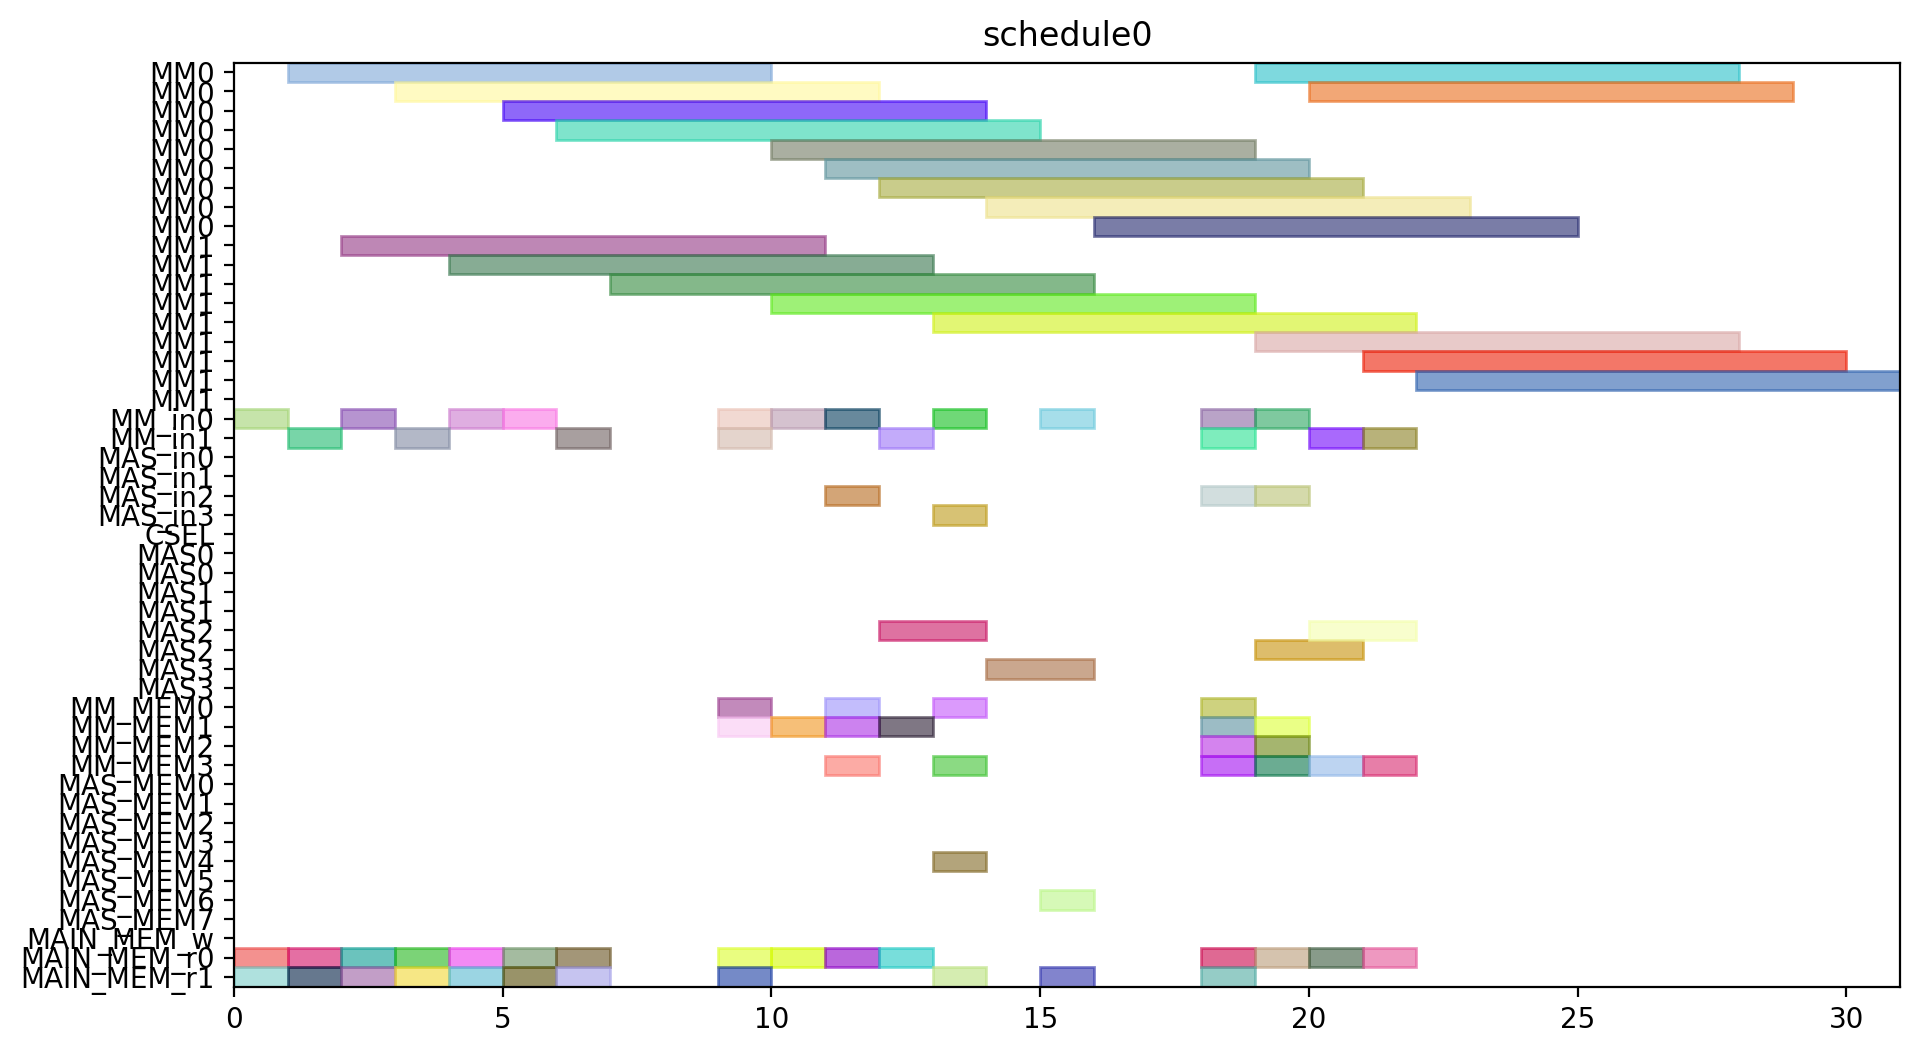

Source code (Python):
from pyschedule import Scenario, solvers, plotters, alt


def solve():
	horizon = 120
	S = Scenario("schedule0", horizon=horizon)

	# resource
	MM = S.Resources('MM', num=2, size=9)
	MM_in = S.Resources('MM_in', num=2)
	MAS_in = S.Resources('MAS_in', num=4)
	CSEL = S.Resource('CSEL')
	MAS = S.Resources('MAS', num=4, size=2, periods=range(1, horizon))
	MM_MEM = S.Resources('MM_MEM', num=4)
	MAS_MEM = S.Resources('MAS_MEM', num=8)
	MAIN_MEM_w = S.Resource('MAIN_MEM_w', size=1)
	MAIN_MEM_r = S.Resources('MAIN_MEM_r', num=2)

	# result of previous scheduling

	# new tasks
	Z_exp2 = S.Task('Z_exp2', length=9, delay_cost=1)
	Z_exp2 += alt(MM)
	Z_exp2_in = S.Task('Z_exp2_in', length=1, delay_cost=1)
	Z_exp2_in += alt(MM_in)
	S += Z_exp2_in*MM_in[0]<=Z_exp2*MM[0]
	S += Z_exp2_in*MM_in[1]<=Z_exp2*MM[1]
	Z_exp2_mem0 = S.Task('Z_exp2_mem0', length=1, delay_cost=1)
	Z_exp2_mem0 += MAIN_MEM_r[0]
	S += Z_exp2_mem0 <= Z_exp2

	Z_exp2_mem1 = S.Task('Z_exp2_mem1', length=1, delay_cost=1)
	Z_exp2_mem1 += MAIN_MEM_r[1]
	S += Z_exp2_mem1 <= Z_exp2

	NX0 = S.Task('NX0', length=9, delay_cost=1)
	NX0 += alt(MM)
	NX0_in = S.Task('NX0_in', length=1, delay_cost=1)
	NX0_in += alt(MM_in)
	S += NX0_in*MM_in[0]<=NX0*MM[0]
	S += NX0_in*MM_in[1]<=NX0*MM[1]
	NX0_mem0 = S.Task('NX0_mem0', length=1, delay_cost=1)
	NX0_mem0 += MAIN_MEM_r[0]
	S += NX0_mem0 <= NX0

	NX0_mem1 = S.Task('NX0_mem1', length=1, delay_cost=1)
	NX0_mem1 += MAIN_MEM_r[1]
	S += NX0_mem1 <= NX0

	k0_10_Z1 = S.Task('k0_10_Z1', length=9, delay_cost=1)
	k0_10_Z1 += alt(MM)
	k0_10_Z1_in = S.Task('k0_10_Z1_in', length=1, delay_cost=1)
	k0_10_Z1_in += alt(MM_in)
	S += k0_10_Z1_in*MM_in[0]<=k0_10_Z1*MM[0]
	S += k0_10_Z1_in*MM_in[1]<=k0_10_Z1*MM[1]
	k0_10_Z1_mem0 = S.Task('k0_10_Z1_mem0', length=1, delay_cost=1)
	k0_10_Z1_mem0 += MAIN_MEM_r[0]
	S += k0_10_Z1_mem0 <= k0_10_Z1

	k0_10_Z1_mem1 = S.Task('k0_10_Z1_mem1', length=1, delay_cost=1)
	k0_10_Z1_mem1 += MAIN_MEM_r[1]
	S += k0_10_Z1_mem1 <= k0_10_Z1

	DX0 = S.Task('DX0', length=9, delay_cost=1)
	DX0 += alt(MM)
	DX0_in = S.Task('DX0_in', length=1, delay_cost=1)
	DX0_in += alt(MM_in)
	S += DX0_in*MM_in[0]<=DX0*MM[0]
	S += DX0_in*MM_in[1]<=DX0*MM[1]
	DX0_mem0 = S.Task('DX0_mem0', length=1, delay_cost=1)
	DX0_mem0 += MAIN_MEM_r[0]
	S += DX0_mem0 <= DX0

	DX0_mem1 = S.Task('DX0_mem1', length=1, delay_cost=1)
	DX0_mem1 += MAIN_MEM_r[1]
	S += DX0_mem1 <= DX0

	NY0 = S.Task('NY0', length=9, delay_cost=1)
	NY0 += alt(MM)
	NY0_in = S.Task('NY0_in', length=1, delay_cost=1)
	NY0_in += alt(MM_in)
	S += NY0_in*MM_in[0]<=NY0*MM[0]
	S += NY0_in*MM_in[1]<=NY0*MM[1]
	NY0_mem0 = S.Task('NY0_mem0', length=1, delay_cost=1)
	NY0_mem0 += MAIN_MEM_r[0]
	S += NY0_mem0 <= NY0

	NY0_mem1 = S.Task('NY0_mem1', length=1, delay_cost=1)
	NY0_mem1 += MAIN_MEM_r[1]
	S += NY0_mem1 <= NY0

	k2_14_Z1 = S.Task('k2_14_Z1', length=9, delay_cost=1)
	k2_14_Z1 += alt(MM)
	k2_14_Z1_in = S.Task('k2_14_Z1_in', length=1, delay_cost=1)
	k2_14_Z1_in += alt(MM_in)
	S += k2_14_Z1_in*MM_in[0]<=k2_14_Z1*MM[0]
	S += k2_14_Z1_in*MM_in[1]<=k2_14_Z1*MM[1]
	k2_14_Z1_mem0 = S.Task('k2_14_Z1_mem0', length=1, delay_cost=1)
	k2_14_Z1_mem0 += MAIN_MEM_r[0]
	S += k2_14_Z1_mem0 <= k2_14_Z1

	k2_14_Z1_mem1 = S.Task('k2_14_Z1_mem1', length=1, delay_cost=1)
	k2_14_Z1_mem1 += MAIN_MEM_r[1]
	S += k2_14_Z1_mem1 <= k2_14_Z1

	DY0 = S.Task('DY0', length=9, delay_cost=1)
	DY0 += alt(MM)
	DY0_in = S.Task('DY0_in', length=1, delay_cost=1)
	DY0_in += alt(MM_in)
	S += DY0_in*MM_in[0]<=DY0*MM[0]
	S += DY0_in*MM_in[1]<=DY0*MM[1]
	DY0_mem0 = S.Task('DY0_mem0', length=1, delay_cost=1)
	DY0_mem0 += MAIN_MEM_r[0]
	S += DY0_mem0 <= DY0

	DY0_mem1 = S.Task('DY0_mem1', length=1, delay_cost=1)
	DY0_mem1 += MAIN_MEM_r[1]
	S += DY0_mem1 <= DY0

	Z_exp3 = S.Task('Z_exp3', length=9, delay_cost=1)
	Z_exp3 += alt(MM)
	Z_exp3_in = S.Task('Z_exp3_in', length=1, delay_cost=1)
	Z_exp3_in += alt(MM_in)
	S += Z_exp3_in*MM_in[0]<=Z_exp3*MM[0]
	S += Z_exp3_in*MM_in[1]<=Z_exp3*MM[1]
	Z_exp3_mem0 = S.Task('Z_exp3_mem0', length=1, delay_cost=1)
	Z_exp3_mem0 += alt(MM_MEM)
	S += (Z_exp2*MM[0])-1 < Z_exp3_mem0*MM_MEM[0]
	S += (Z_exp2*MM[1])-1 < Z_exp3_mem0*MM_MEM[2]
	S += Z_exp3_mem0 <= Z_exp3

	Z_exp3_mem1 = S.Task('Z_exp3_mem1', length=1, delay_cost=1)
	Z_exp3_mem1 += MAIN_MEM_r[1]
	S += Z_exp3_mem1 <= Z_exp3

	NX1_ = S.Task('NX1_', length=2, delay_cost=1)
	NX1_ += alt(MAS)
	NX1__in = S.Task('NX1__in', length=1, delay_cost=1)
	NX1__in += alt(MAS_in)
	S += NX1__in*MAS_in[0]<=NX1_*MAS[0]

	S += NX1__in*MAS_in[1]<=NX1_*MAS[1]

	S += NX1__in*MAS_in[2]<=NX1_*MAS[2]

	S += NX1__in*MAS_in[3]<=NX1_*MAS[3]

	NX1__mem0 = S.Task('NX1__mem0', length=1, delay_cost=1)
	NX1__mem0 += alt(MM_MEM)
	S += (NX0*MM[0])-1 < NX1__mem0*MM_MEM[0]
	S += (NX0*MM[1])-1 < NX1__mem0*MM_MEM[2]
	S += NX1__mem0 <= NX1_

	NX1__mem1 = S.Task('NX1__mem1', length=1, delay_cost=1)
	NX1__mem1 += alt(MM_MEM)
	S += (k0_10_Z1*MM[0])-1 < NX1__mem1*MM_MEM[1]
	S += (k0_10_Z1*MM[1])-1 < NX1__mem1*MM_MEM[3]
	S += NX1__mem1 <= NX1_

	k0_9_Z2 = S.Task('k0_9_Z2', length=9, delay_cost=1)
	k0_9_Z2 += alt(MM)
	k0_9_Z2_in = S.Task('k0_9_Z2_in', length=1, delay_cost=1)
	k0_9_Z2_in += alt(MM_in)
	S += k0_9_Z2_in*MM_in[0]<=k0_9_Z2*MM[0]
	S += k0_9_Z2_in*MM_in[1]<=k0_9_Z2*MM[1]
	k0_9_Z2_mem0 = S.Task('k0_9_Z2_mem0', length=1, delay_cost=1)
	k0_9_Z2_mem0 += MAIN_MEM_r[0]
	S += k0_9_Z2_mem0 <= k0_9_Z2

	k0_9_Z2_mem1 = S.Task('k0_9_Z2_mem1', length=1, delay_cost=1)
	k0_9_Z2_mem1 += alt(MM_MEM)
	S += (Z_exp2*MM[0])-1 < k0_9_Z2_mem1*MM_MEM[1]
	S += (Z_exp2*MM[1])-1 < k0_9_Z2_mem1*MM_MEM[3]
	S += k0_9_Z2_mem1 <= k0_9_Z2

	k1_9_Z2 = S.Task('k1_9_Z2', length=9, delay_cost=1)
	k1_9_Z2 += alt(MM)
	k1_9_Z2_in = S.Task('k1_9_Z2_in', length=1, delay_cost=1)
	k1_9_Z2_in += alt(MM_in)
	S += k1_9_Z2_in*MM_in[0]<=k1_9_Z2*MM[0]
	S += k1_9_Z2_in*MM_in[1]<=k1_9_Z2*MM[1]
	k1_9_Z2_mem0 = S.Task('k1_9_Z2_mem0', length=1, delay_cost=1)
	k1_9_Z2_mem0 += MAIN_MEM_r[0]
	S += k1_9_Z2_mem0 <= k1_9_Z2

	k1_9_Z2_mem1 = S.Task('k1_9_Z2_mem1', length=1, delay_cost=1)
	k1_9_Z2_mem1 += alt(MM_MEM)
	S += (Z_exp2*MM[0])-1 < k1_9_Z2_mem1*MM_MEM[1]
	S += (Z_exp2*MM[1])-1 < k1_9_Z2_mem1*MM_MEM[3]
	S += k1_9_Z2_mem1 <= k1_9_Z2

	NY1_ = S.Task('NY1_', length=2, delay_cost=1)
	NY1_ += alt(MAS)
	NY1__in = S.Task('NY1__in', length=1, delay_cost=1)
	NY1__in += alt(MAS_in)
	S += NY1__in*MAS_in[0]<=NY1_*MAS[0]

	S += NY1__in*MAS_in[1]<=NY1_*MAS[1]

	S += NY1__in*MAS_in[2]<=NY1_*MAS[2]

	S += NY1__in*MAS_in[3]<=NY1_*MAS[3]

	NY1__mem0 = S.Task('NY1__mem0', length=1, delay_cost=1)
	NY1__mem0 += alt(MM_MEM)
	S += (NY0*MM[0])-1 < NY1__mem0*MM_MEM[0]
	S += (NY0*MM[1])-1 < NY1__mem0*MM_MEM[2]
	S += NY1__mem0 <= NY1_

	NY1__mem1 = S.Task('NY1__mem1', length=1, delay_cost=1)
	NY1__mem1 += alt(MM_MEM)
	S += (k2_14_Z1*MM[0])-1 < NY1__mem1*MM_MEM[1]
	S += (k2_14_Z1*MM[1])-1 < NY1__mem1*MM_MEM[3]
	S += NY1__mem1 <= NY1_

	k2_13_Z2 = S.Task('k2_13_Z2', length=9, delay_cost=1)
	k2_13_Z2 += alt(MM)
	k2_13_Z2_in = S.Task('k2_13_Z2_in', length=1, delay_cost=1)
	k2_13_Z2_in += alt(MM_in)
	S += k2_13_Z2_in*MM_in[0]<=k2_13_Z2*MM[0]
	S += k2_13_Z2_in*MM_in[1]<=k2_13_Z2*MM[1]
	k2_13_Z2_mem0 = S.Task('k2_13_Z2_mem0', length=1, delay_cost=1)
	k2_13_Z2_mem0 += MAIN_MEM_r[0]
	S += k2_13_Z2_mem0 <= k2_13_Z2

	k2_13_Z2_mem1 = S.Task('k2_13_Z2_mem1', length=1, delay_cost=1)
	k2_13_Z2_mem1 += alt(MM_MEM)
	S += (Z_exp2*MM[0])-1 < k2_13_Z2_mem1*MM_MEM[1]
	S += (Z_exp2*MM[1])-1 < k2_13_Z2_mem1*MM_MEM[3]
	S += k2_13_Z2_mem1 <= k2_13_Z2

	k3_14_Z2 = S.Task('k3_14_Z2', length=9, delay_cost=1)
	k3_14_Z2 += alt(MM)
	k3_14_Z2_in = S.Task('k3_14_Z2_in', length=1, delay_cost=1)
	k3_14_Z2_in += alt(MM_in)
	S += k3_14_Z2_in*MM_in[0]<=k3_14_Z2*MM[0]
	S += k3_14_Z2_in*MM_in[1]<=k3_14_Z2*MM[1]
	k3_14_Z2_mem0 = S.Task('k3_14_Z2_mem0', length=1, delay_cost=1)
	k3_14_Z2_mem0 += MAIN_MEM_r[0]
	S += k3_14_Z2_mem0 <= k3_14_Z2

	k3_14_Z2_mem1 = S.Task('k3_14_Z2_mem1', length=1, delay_cost=1)
	k3_14_Z2_mem1 += alt(MM_MEM)
	S += (Z_exp2*MM[0])-1 < k3_14_Z2_mem1*MM_MEM[1]
	S += (Z_exp2*MM[1])-1 < k3_14_Z2_mem1*MM_MEM[3]
	S += k3_14_Z2_mem1 <= k3_14_Z2

	Z_exp4 = S.Task('Z_exp4', length=9, delay_cost=1)
	Z_exp4 += alt(MM)
	Z_exp4_in = S.Task('Z_exp4_in', length=1, delay_cost=1)
	Z_exp4_in += alt(MM_in)
	S += Z_exp4_in*MM_in[0]<=Z_exp4*MM[0]
	S += Z_exp4_in*MM_in[1]<=Z_exp4*MM[1]
	Z_exp4_mem0 = S.Task('Z_exp4_mem0', length=1, delay_cost=1)
	Z_exp4_mem0 += alt(MM_MEM)
	S += (Z_exp3*MM[0])-1 < Z_exp4_mem0*MM_MEM[0]
	S += (Z_exp3*MM[1])-1 < Z_exp4_mem0*MM_MEM[2]
	S += Z_exp4_mem0 <= Z_exp4

	Z_exp4_mem1 = S.Task('Z_exp4_mem1', length=1, delay_cost=1)
	Z_exp4_mem1 += MAIN_MEM_r[1]
	S += Z_exp4_mem1 <= Z_exp4

	NX1 = S.Task('NX1', length=9, delay_cost=1)
	NX1 += alt(MM)
	NX1_in = S.Task('NX1_in', length=1, delay_cost=1)
	NX1_in += alt(MM_in)
	S += NX1_in*MM_in[0]<=NX1*MM[0]
	S += NX1_in*MM_in[1]<=NX1*MM[1]
	NX1_mem0 = S.Task('NX1_mem0', length=1, delay_cost=1)
	NX1_mem0 += alt(MAS_MEM)
	S += (NX1_*MAS[0])-1 < NX1_mem0*MAS_MEM[0]
	S += (NX1_*MAS[1])-1 < NX1_mem0*MAS_MEM[2]
	S += (NX1_*MAS[2])-1 < NX1_mem0*MAS_MEM[4]
	S += (NX1_*MAS[3])-1 < NX1_mem0*MAS_MEM[6]
	S += NX1_mem0 <= NX1

	NX1_mem1 = S.Task('NX1_mem1', length=1, delay_cost=1)
	NX1_mem1 += MAIN_MEM_r[1]
	S += NX1_mem1 <= NX1

	k0_8_Z3 = S.Task('k0_8_Z3', length=9, delay_cost=1)
	k0_8_Z3 += alt(MM)
	k0_8_Z3_in = S.Task('k0_8_Z3_in', length=1, delay_cost=1)
	k0_8_Z3_in += alt(MM_in)
	S += k0_8_Z3_in*MM_in[0]<=k0_8_Z3*MM[0]
	S += k0_8_Z3_in*MM_in[1]<=k0_8_Z3*MM[1]
	k0_8_Z3_mem0 = S.Task('k0_8_Z3_mem0', length=1, delay_cost=1)
	k0_8_Z3_mem0 += MAIN_MEM_r[0]
	S += k0_8_Z3_mem0 <= k0_8_Z3

	k0_8_Z3_mem1 = S.Task('k0_8_Z3_mem1', length=1, delay_cost=1)
	k0_8_Z3_mem1 += alt(MM_MEM)
	S += (Z_exp3*MM[0])-1 < k0_8_Z3_mem1*MM_MEM[1]
	S += (Z_exp3*MM[1])-1 < k0_8_Z3_mem1*MM_MEM[3]
	S += k0_8_Z3_mem1 <= k0_8_Z3

	DX1_ = S.Task('DX1_', length=2, delay_cost=1)
	DX1_ += alt(MAS)
	DX1__in = S.Task('DX1__in', length=1, delay_cost=1)
	DX1__in += alt(MAS_in)
	S += DX1__in*MAS_in[0]<=DX1_*MAS[0]

	S += DX1__in*MAS_in[1]<=DX1_*MAS[1]

	S += DX1__in*MAS_in[2]<=DX1_*MAS[2]

	S += DX1__in*MAS_in[3]<=DX1_*MAS[3]

	DX1__mem0 = S.Task('DX1__mem0', length=1, delay_cost=1)
	DX1__mem0 += alt(MM_MEM)
	S += (DX0*MM[0])-1 < DX1__mem0*MM_MEM[0]
	S += (DX0*MM[1])-1 < DX1__mem0*MM_MEM[2]
	S += DX1__mem0 <= DX1_

	DX1__mem1 = S.Task('DX1__mem1', length=1, delay_cost=1)
	DX1__mem1 += alt(MM_MEM)
	S += (k1_9_Z2*MM[0])-1 < DX1__mem1*MM_MEM[1]
	S += (k1_9_Z2*MM[1])-1 < DX1__mem1*MM_MEM[3]
	S += DX1__mem1 <= DX1_

	k1_8_Z3 = S.Task('k1_8_Z3', length=9, delay_cost=1)
	k1_8_Z3 += alt(MM)
	k1_8_Z3_in = S.Task('k1_8_Z3_in', length=1, delay_cost=1)
	k1_8_Z3_in += alt(MM_in)
	S += k1_8_Z3_in*MM_in[0]<=k1_8_Z3*MM[0]
	S += k1_8_Z3_in*MM_in[1]<=k1_8_Z3*MM[1]
	k1_8_Z3_mem0 = S.Task('k1_8_Z3_mem0', length=1, delay_cost=1)
	k1_8_Z3_mem0 += MAIN_MEM_r[0]
	S += k1_8_Z3_mem0 <= k1_8_Z3

	k1_8_Z3_mem1 = S.Task('k1_8_Z3_mem1', length=1, delay_cost=1)
	k1_8_Z3_mem1 += alt(MM_MEM)
	S += (Z_exp3*MM[0])-1 < k1_8_Z3_mem1*MM_MEM[1]
	S += (Z_exp3*MM[1])-1 < k1_8_Z3_mem1*MM_MEM[3]
	S += k1_8_Z3_mem1 <= k1_8_Z3

	NY1 = S.Task('NY1', length=9, delay_cost=1)
	NY1 += alt(MM)
	NY1_in = S.Task('NY1_in', length=1, delay_cost=1)
	NY1_in += alt(MM_in)
	S += NY1_in*MM_in[0]<=NY1*MM[0]
	S += NY1_in*MM_in[1]<=NY1*MM[1]
	NY1_mem0 = S.Task('NY1_mem0', length=1, delay_cost=1)
	NY1_mem0 += alt(MAS_MEM)
	S += (NY1_*MAS[0])-1 < NY1_mem0*MAS_MEM[0]
	S += (NY1_*MAS[1])-1 < NY1_mem0*MAS_MEM[2]
	S += (NY1_*MAS[2])-1 < NY1_mem0*MAS_MEM[4]
	S += (NY1_*MAS[3])-1 < NY1_mem0*MAS_MEM[6]
	S += NY1_mem0 <= NY1

	NY1_mem1 = S.Task('NY1_mem1', length=1, delay_cost=1)
	NY1_mem1 += MAIN_MEM_r[1]
	S += NY1_mem1 <= NY1

	k2_12_Z3 = S.Task('k2_12_Z3', length=9, delay_cost=1)
	k2_12_Z3 += alt(MM)
	k2_12_Z3_in = S.Task('k2_12_Z3_in', length=1, delay_cost=1)
	k2_12_Z3_in += alt(MM_in)
	S += k2_12_Z3_in*MM_in[0]<=k2_12_Z3*MM[0]
	S += k2_12_Z3_in*MM_in[1]<=k2_12_Z3*MM[1]
	k2_12_Z3_mem0 = S.Task('k2_12_Z3_mem0', length=1, delay_cost=1)
	k2_12_Z3_mem0 += MAIN_MEM_r[0]
	S += k2_12_Z3_mem0 <= k2_12_Z3

	k2_12_Z3_mem1 = S.Task('k2_12_Z3_mem1', length=1, delay_cost=1)
	k2_12_Z3_mem1 += alt(MM_MEM)
	S += (Z_exp3*MM[0])-1 < k2_12_Z3_mem1*MM_MEM[1]
	S += (Z_exp3*MM[1])-1 < k2_12_Z3_mem1*MM_MEM[3]
	S += k2_12_Z3_mem1 <= k2_12_Z3

	DY1_ = S.Task('DY1_', length=2, delay_cost=1)
	DY1_ += alt(MAS)
	DY1__in = S.Task('DY1__in', length=1, delay_cost=1)
	DY1__in += alt(MAS_in)
	S += DY1__in*MAS_in[0]<=DY1_*MAS[0]

	S += DY1__in*MAS_in[1]<=DY1_*MAS[1]

	S += DY1__in*MAS_in[2]<=DY1_*MAS[2]

	S += DY1__in*MAS_in[3]<=DY1_*MAS[3]

	DY1__mem0 = S.Task('DY1__mem0', length=1, delay_cost=1)
	DY1__mem0 += alt(MM_MEM)
	S += (DY0*MM[0])-1 < DY1__mem0*MM_MEM[0]
	S += (DY0*MM[1])-1 < DY1__mem0*MM_MEM[2]
	S += DY1__mem0 <= DY1_

	DY1__mem1 = S.Task('DY1__mem1', length=1, delay_cost=1)
	DY1__mem1 += alt(MM_MEM)
	S += (k3_14_Z2*MM[0])-1 < DY1__mem1*MM_MEM[1]
	S += (k3_14_Z2*MM[1])-1 < DY1__mem1*MM_MEM[3]
	S += DY1__mem1 <= DY1_

	k3_13_Z3 = S.Task('k3_13_Z3', length=9, delay_cost=1)
	k3_13_Z3 += alt(MM)
	k3_13_Z3_in = S.Task('k3_13_Z3_in', length=1, delay_cost=1)
	k3_13_Z3_in += alt(MM_in)
	S += k3_13_Z3_in*MM_in[0]<=k3_13_Z3*MM[0]
	S += k3_13_Z3_in*MM_in[1]<=k3_13_Z3*MM[1]
	k3_13_Z3_mem0 = S.Task('k3_13_Z3_mem0', length=1, delay_cost=1)
	k3_13_Z3_mem0 += MAIN_MEM_r[0]
	S += k3_13_Z3_mem0 <= k3_13_Z3

	k3_13_Z3_mem1 = S.Task('k3_13_Z3_mem1', length=1, delay_cost=1)
	k3_13_Z3_mem1 += alt(MM_MEM)
	S += (Z_exp3*MM[0])-1 < k3_13_Z3_mem1*MM_MEM[1]
	S += (Z_exp3*MM[1])-1 < k3_13_Z3_mem1*MM_MEM[3]
	S += k3_13_Z3_mem1 <= k3_13_Z3

	solvers.mip.solve(S,msg=1,kind='CPLEX',ratio_gap=1.01)

	solution = [['hoge']*len(S.solution()[1]) for i in range(len(S.solution()))]
	for i in range(len(S.solution())):
		for j in range(len(S.solution()[i])):
			solution[i][j]=str(S.solution()[i][j])
	print(solution)

	cycles = int(solution[-1][3])

	pic_file_name = "/mnt/rose/usr1/fukuda/ABE/multiRAM_multiMAS_16mux/scheduling_result/stage9MM2_stage2MAS4/ISOGENY/schedule0.png"
	if(S.solution() != []):
		plotters.matplotlib.plot(S,img_filename=pic_file_name, show_task_labels=False, fig_size=(cycles*0.25+3, 6))

	return solution
